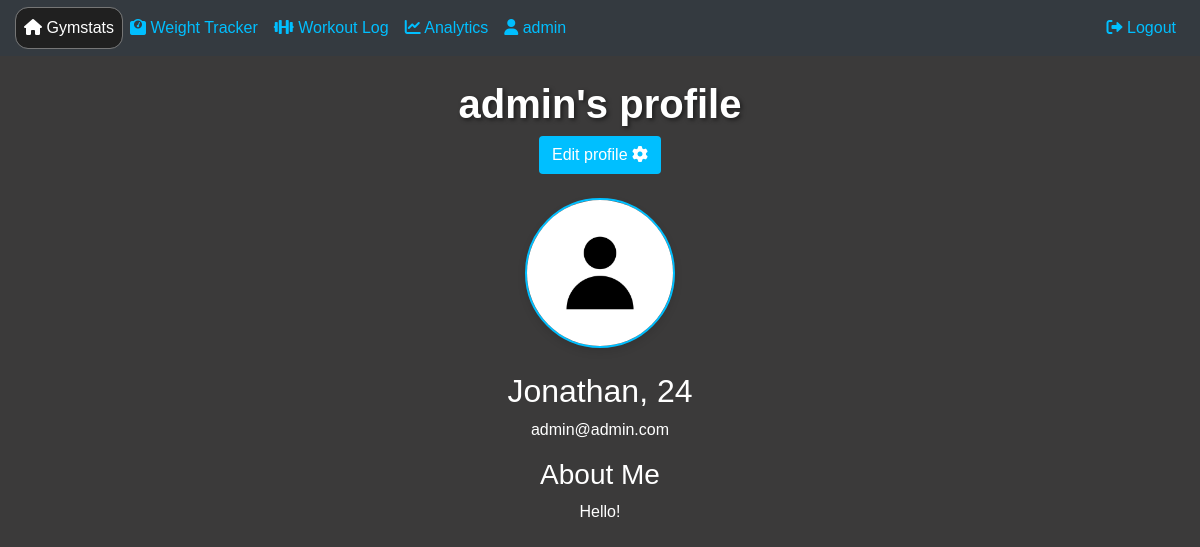
The app's page /profile (signed in) with its own data.
### website/models.py (models this page shows)
class User(db.Model, UserMixin):
    id = db.Column(db.Integer, primary_key=True)
    email = db.Column(db.String(150), unique=True)
    username = db.Column(db.String(150))
    password = db.Column(db.String(150))
    weightLog = db.relationship('Weight', backref='user', lazy='dynamic')
    workoutLog = db.relationship('Workout')
    user_info = db.relationship('UserInfo', backref='user', uselist=False)

class UserInfo(db.Model):
    id = db.Column(db.Integer, primary_key=True)
    name = db.Column(db.String(30))
    bio = db.Column(db.String(100))
    age = db.Column(db.Integer)
    gender = db.Column(db.String(10))
    height = db.Column(db.Integer)
    weightGoal = db.Column(db.String(10))
    weeklyGoal = db.Column(db.Integer)
    user_id = db.Column(db.Integer, db.ForeignKey('user.id'))

### website/views.py (the view, shortened to what this page needs)
@views.route('/profile', methods=['GET', 'POST'])
@login_required
def profile():
    username = current_user.username
    feet = current_user.user_info.height // 12
    inches = current_user.user_info.height % 12
    return render_template("profile.html", user=current_user, username=username, feet=feet, inches=inches)

### website/__init__.py (called while the page is built)
def create_app():
    app = Flask(__name__)
    app = Flask(__name__, static_url_path='/static')
    app.config['SECRET_KEY'] = '123'
    app.config['SQLALCHEMY_DATABASE_URI'] = f'sqlite:///{DB_NAME}'
    db.init_app(app)
    from .views import views
    from .auth import auth
    app.register_blueprint(views, url_prefix='/')
    app.register_blueprint(auth, url_prefix='/')
    from .models import User, Weight
    with app.app_context():
        db.create_all()
    login_manager =  LoginManager()
    login_manager.login_view = 'auth.login'
    login_manager.init_app(app)
    @login_manager.user_loader
    def load_user(id):
        return User.query.get(int(id))
    return app

### website/templates/profile.html (shortened to what this page needs)
{% extends "base.html" %}
{% block content %}
<br>
<head>
    <link rel="stylesheet" type="text/css" href="static/styles.css">
    <link href="https://cdnjs.cloudflare.com/ajax/libs/font-awesome/5.15.4/css/all.min.css" rel="stylesheet">
    <h1>{{ username }}'s profile</h1>
</head>
<body>
  <div class="centered-content">
    <button class="btn btn-custom" id="openModalButton">
      Edit profile
      <i class="fa-solid fa-gear"></i>
    </button>
  </div>
  <br>
  <div class="profile-container">
      <section class="profile-info">
        <img
        src="user_avatar.jpg"
        alt="User Avatar"
        onerror="this.onerror=null; this.src='{{ url_for('static', filename='img/defaultpic.jpg') }}';"
        >
        <br><br>
        <h2>{{ current_user.user_info.name }}, {{ current_user.user_info.age }}</h2>
        <p>{{ current_user.email }}</p>
      </section>
      <section class="profile-details">
        <h3>About Me</h3>
        <p>{{ current_user.user_info.bio }}</p>
      </section>
  </div>
</body>
{% endblock %}

### website/templates/base.html (shortened to what this page needs)
<!DOCTYPE html>
<html>
  <head>
    <link rel="stylesheet" type="text/css" href="static/styles.css">
    <link
      rel="stylesheet"
      href="https://stackpath.bootstrapcdn.com/bootstrap/4.4.1/css/bootstrap.min.css"
    />
    <link
      rel="stylesheet"
      href="https://stackpath.bootstrapcdn.com/font-awesome/4.7.0/css/font-awesome.min.css"
    />
    <link href="https://cdnjs.cloudflare.com/ajax/libs/font-awesome/6.0.0-beta3/css/all.min.css" rel="stylesheet">
  </head>
  <body>
    <nav class="navbar navbar-expand-lg navbar-dark bg-dark">
      <div class="collapse navbar-collapse" id="navbar">
        <div class="navbar-nav">
          {% if user.is_authenticated %}
          <a class="nav-item nav-link" id="home" href="/">
            <i class="fa-solid fa-house"></i>
            <span class="text-highlight">Gymstats</span>
          </a>
          <a class="nav-item nav-link" id="weighttracker" href="/weighttracker">
            <i class="fa-solid fa-weight-scale"></i>
            Weight Tracker
          </a>
          <a class="nav-item nav-link" id="workoutlog" href="/workoutlog">
            <i class="fa-solid fa-dumbbell"></i>
            Workout Log
          </a>
          <a class="nav-item nav-link" id="analytics" href="/analytics">
            <i class="fa-solid fa-chart-line"></i>
            Analytics
          </a>
          <a class="nav-item nav-link" id="profile" href="/profile">
            <i class="fa-solid fa-user"></i> {{ user.username }}
          </a>
          {% endif %}
        </div>
        <div class="navbar-nav ml-auto">
          {% if user.is_authenticated %}
          <a class="nav-item nav-link" id="logout" href="/logout">
            <i class="fa-solid fa-right-from-bracket"></i>
            Logout
          </a>
          {% endif %}
        </div>
      </div>
    </nav>
    <div class="content-container">{% block content %} {% endblock %}</div>
  </body>
</html>

### website/static/styles.css (style rules this page uses)
#home { color: white; background-color: #202020; border-radius: 12px; outline: .5px solid rgb(118, 118, 118); }
h1 { text-align: center; color: white; text-decoration-thickness: 2px; font-weight: bold; text-shadow: 2px 2px 4px rgba(0, 0, 0, 0.5); }
h2 { color: white; }
.profile-container { text-align: center; color: white; }
.profile-info img { width: 150px; height: 150px; border-radius: 50%; object-fit: cover; border: 2px solid #00bfff; box-shadow: 0 4px 8px rgba(0, 0, 0, 0.1); }
body { background-color: rgb(59, 58, 58); background-size: cover; font-family: Optima, sans-serif; }
.navbar .navbar-nav .nav-item.nav-link { color: #00bfff; }
.centered-content { text-align: center; }
.btn-custom { background-color: #00bfff; color: white; }

### records on screen
User: username "admin", email "admin@admin.com"
UserInfo: user_info.name "Jonathan", user_info.age "24", user_info.bio "Hello!"
